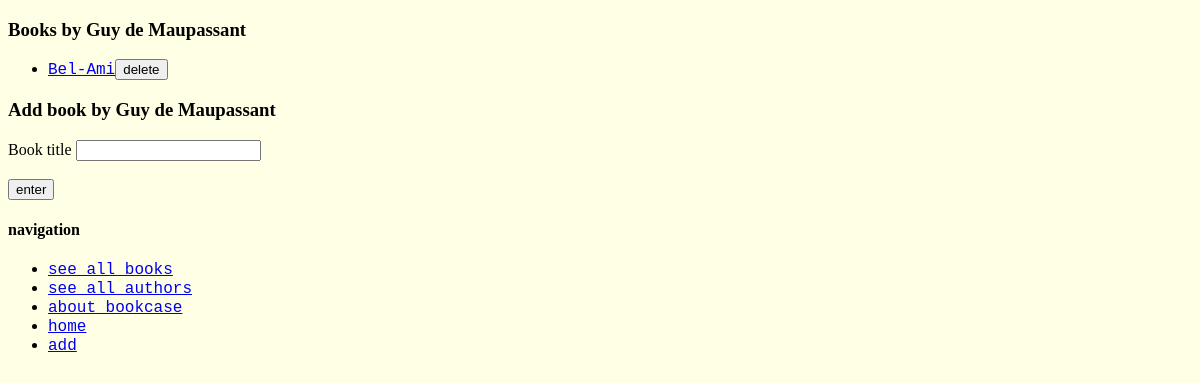
/author/13/, run on the app's committed database.
### books/models.py (models this page shows, shortened)
class Author( models.Model ) :
    name = models.CharField( max_length = 200  )
    books = models.ManyToManyField( Book)

class Book( models.Model) :
    title = models.CharField( max_length=200)
    author_name = models.CharField( max_length = 200)

### books/views.py (the view)
# urls.py: url(r'^author/(?P<author_pk>\d+)/$', 'books.views.author'),
def author( request, author_pk) :
    a = Author.objects.get( pk = int(author_pk))
    author = {}
    author['name'] = a.name
    author['books'] = []
    for b in Book.objects.filter( author_name = a.name ) :
        x = { 'title' : b.title , 'pk' : b.pk }
        author['books'].append( {'title': b.title, 'pk':b.pk})
    return render( request, "author.html", {'author': [author]})

### books/templates/author.html (shortened to what this page needs)
<!DOCTYPE html>
<link rel="stylesheet" href="../../static/simple.css" />
<html>
{%for a in author %}
<h3 id=Author_name name="{{a.name}}">Books by {{a.name}}</h3>
<ul>
{%for b in a.books %}
<li><a href='/book/{{b.pk}}'>{{b.title}}</a><button class="delete_Book" id="{{b.pk}}">delete</button></li>
{%endfor%}
</ul>
{%endfor%}
{%for a in author %}
<h3>Add book by {{a.name}} </h3>
{%endfor%}
Book title  <input id="new_Book_title"><br><br>
<button id = "enter_new_Book_Author">enter</button>
<h4>navigation</h4>
<ul>
    <li><a href='/books/'>see all books</a></li>
    <li><a href='/authors/'>see all authors</li>
    <li><a href='/about/'>about bookcase</a></li>
    <li><a href='/home/'>home</a></li>
    <li><a href='/add/'>add</a></li>
</ul>
</html>

### books/static/simple.css (style rules this page uses)
h3 { font-family: "Georgia", Georgia, serif; }
h4 { font-family: "Georgia", Georgia, serif; }
a { font-family: "Courier New", Courier, monospace; }

### data on the page
Author: name "Guy de Maupassant", name "Guy de Maupassant"
Book: title "Bel-Ami"
